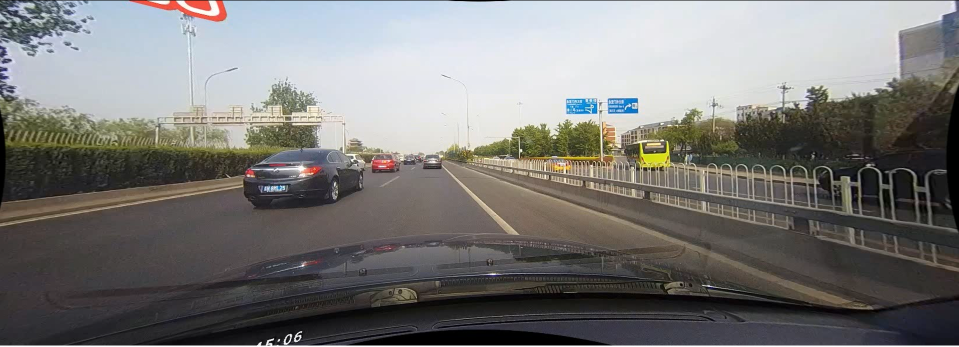
#> input picture topst-nn-server/scripts/test.png, 1917 x 693 px, given in place of output.mp4, which was not available (shown at 1/2 size)
$ python bev_tune_viewer.py
#> lines starting #> are read from the running program, lines starting #| are printed output that depends on the picture; after the words box and inside, x2 and y2 are one past the last pixel; in counts of white or black regions, pixels touching at a corner belong together; pictures that were not available may be replaced by others from this repository, and a replacement may not be noted
### topst-nn-server/scripts/bev_lane_bridge.py
#!/usr/bin/env python3
"""
Minimal bridge: 보드 JSON의 차선 점만 호모그래피로 BEV 좌표로 변환해 Qt로 전달한다.
스무딩·다항 피팅·홀드·객체 스냅·트래킹 등 보정 로직은 넣지 않는다.

BEV 좌표 수정: --bev-tweak-json / --bev-post-matrix / --bev-offset-* / --bev-scale-* / --bev-pivot-*
(호모그래피 이후에만 적용).

차선: BEV 로 투영한 뒤 --lane-fit-degree>0 이면 y 방향 다항식(polyfit)으로 곡선 피팅 후
샘플 점으로 재생성(perception_bridge 와 동일 아이디어).
"""

from __future__ import annotations

import argparse
import json
import socket
import sys
import threading
import time
from dataclasses import dataclass
from typing import Any, Dict, List, Optional, Tuple

import cv2
import numpy as np

from bev_lane_modules.geometry import load_matrix3_json as module_load_matrix3_json
from bev_lane_modules.geometry import merge_bev_correction as module_merge_bev_correction
from bev_lane_modules.payload import build_bev_payload as module_build_bev_payload
from bev_lane_modules.state import BevLaneState as ModuleBevLaneState


# [30 lines left out: functions smooth_lane_points, smooth_lane_set, not called in this run]


class BevLaneState:
    def __init__(self):
        self.lock = threading.Lock()
        self.smoothed_lanes: List[List[Dict[str, int]]] = [[], [], [], []]
        self.object_tracks: List[Dict[str, Any]] = []
        self.next_track_id = 1
        self.smoothed_steering_deg = 0.0

    # [161 lines left out: functions smooth, smooth_steering, update_object_tracks, fit_lane_curve, fit_lane_set, not called in this run]


@dataclass
class BevCorrection:
    """호모그래피로 얻은 BEV 좌표에만 적용 (순서: projective post → 피벗 스케일 → 오프셋)."""

    post_matrix: Optional[np.ndarray]
    offset_x: float
    offset_y: float
    scale_x: float
    scale_y: float
    pivot_x: float
    pivot_y: float

    # [199 lines left out: functions apply_xy, merge_bev_correction, load_matrix3_json, parse_args, not called in this run]


class QtBroadcastServer:
    # [76 lines left out: functions __init__, start, _accept_loop, broadcast, stop, connect and 1 more, not called in this run]


def load_homography(path: str) -> np.ndarray:
    return module_load_matrix3_json(path)


# [491 lines left out: functions scale_points, transform_points, transform_object_foot, build_centerline, choose_lookahead_point, compute_pure_pursuit_steering and 5 more, not called in this run]


# [2 lines that do not run on import are left out]

### topst-nn-server/scripts/bev_tune_viewer.py
#!/usr/bin/env python3
"""
OpenCV로 영상 + BEV를 나란히 띄우고, 마우스로 원근 4점을 움직이며(호모그래피),
트랙바로 BEV 보정(offset/scale/pivot)을 실시간 확인한다.

옵션: --board-host 로 NPU에 RGB 영상 TCP 전송(--video-port, --send-width/height),
보드 JSON(--result-host 미지정 시 board-host 와 동일) 또는 --json-log 로
차선·객체 추론을 원본/BEV에 그린다.

--qt-port > 0 이면 bev_lane_bridge 와 동일 형식의 JSON 을 TCP 로 브로드캐스트해
D3-G fabless(Qt) 가 localhost:포트 로 접속해 동일 화면을 볼 수 있다.
"""

from __future__ import annotations

import argparse
import json
import socket
import sys
import threading
import time
from pathlib import Path
from typing import Any, Dict, List, Optional, Tuple

import cv2
import numpy as np

SCRIPT_DIR = Path(__file__).resolve().parent
if str(SCRIPT_DIR) not in sys.path:
    sys.path.insert(0, str(SCRIPT_DIR))

from bev_lane_bridge import (  # noqa: E402
    BevLaneState,
    BevCorrection,
    QtBroadcastServer,
    build_bev_payload,
    load_matrix3_json,
)

LANE_COLORS = (
    (80, 180, 255),
    (80, 255, 180),
    (200, 120, 255),
    (255, 200, 100),
)


def affine_scale_pivot_3x3(
    sx: float,
    sy: float,
    px: float,
    py: float,
    ox: float,
    oy: float,
) -> np.ndarray:
    tx = px * (1.0 - sx) + ox
    ty = py * (1.0 - sy) + oy
    return np.array([[sx, 0.0, tx], [0.0, sy, ty], [0.0, 0.0, 1.0]], dtype=np.float64)


def apply_correction_to_bev_image(
    bev_bgr: np.ndarray,
    corr: BevCorrection,
) -> np.ndarray:
    """bev_lane_bridge.BeavCorrection 과 동일한 순서로 BEV 래스터에 적용."""
    h, w = bev_bgr.shape[:2]
    out = bev_bgr
    if corr.post_matrix is not None:
        out = cv2.warpPerspective(out, corr.post_matrix, (w, h), flags=cv2.INTER_LINEAR)
    a = affine_scale_pivot_3x3(
        corr.scale_x,
        corr.scale_y,
        corr.pivot_x,
        corr.pivot_y,
        corr.offset_x,
        corr.offset_y,
    )
    out = cv2.warpPerspective(out, a, (w, h), flags=cv2.INTER_LINEAR)
    return out


def bev_corners(bev_w: int, bev_h: int) -> np.ndarray:
    return np.array(
        [
            [0.0, 0.0],
            [float(bev_w - 1), 0.0],
            [float(bev_w - 1), float(bev_h - 1)],
            [0.0, float(bev_h - 1)],
        ],
        dtype=np.float32,
    )


# [5 lines left out: function src_points_from_homography, not called in this run]


def parse_args() -> argparse.Namespace:
    p = argparse.ArgumentParser(description="Interactive BEV tune: drag 4 points + trackbars.")
    p.add_argument("--video", default="output.mp4", help="Video file")
    p.add_argument("--camera", type=int, default=None, help="If set, use this camera index instead of --video")
    p.add_argument("--homography", default=None, help="Initial 3x3 JSON (optional; default trapezoid if omitted)")
    p.add_argument("--bev-width", type=int, default=800)
    p.add_argument("--bev-height", type=int, default=480)
    p.add_argument("--bev-tweak-json", default=None, help="Load initial offset/scale/pivot")
    p.add_argument("--bev-post-matrix", default=None, help="Optional 3x3 post matrix JSON")
    p.add_argument("--save-homography", default="homography_tuned.json", help="Output path for H (s key)")
    p.add_argument("--save-tweak", default="bev_tweak_tuned.json", help="Output path for tweak (s key)")
    p.add_argument(
        "--save-post-matrix",
        default="bev_post_matrix_tuned.json",
        help="If --bev-post-matrix was used, also write current post matrix here on save",
    )
    p.add_argument(
        "--board-host",
        default=None,
        help="NPU IP: send each frame as RGB888 TCP to --video-port (same protocol as bev_lane_bridge)",
    )
    p.add_argument("--video-port", type=int, default=9999, help="TCP port for raw RGB stream to board")
    p.add_argument(
        "--send-width",
        type=int,
        default=None,
        help="Resize width for NPU stream (default: --infer-width or video width)",
    )
    p.add_argument("--send-height", type=int, default=None, help="Resize height for NPU stream")
    p.add_argument(
        "--result-host",
        default=None,
        help="JSON 추론 수신 IP (미입력이고 --board-host 만 있으면 동일 호스트 사용)",
    )
    p.add_argument("--result-port", type=int, default=9998, help="TCP port for JSON lines")
    p.add_argument(
        "--json-log",
        default=None,
        help="Offline: newline-delimited JSON (one frame per line), synced with video frames",
    )
    p.add_argument(
        "--infer-width",
        type=int,
        default=1280,
        help="Resolution sent to board / used in transform (default: 1280)",
    )
    p.add_argument("--infer-height", type=int, default=720, help="Default: 720")
    p.add_argument(
        "--sync-frame-index",
        action="store_true",
        help="Use payload whose frame_index matches viewer frame counter (TCP buffer)",
    )
    p.add_argument(
        "--qt-host",
        default="0.0.0.0",
        help="Bind address for Qt telemetry clients (D3-G fabless)",
    )
    p.add_argument(
        "--qt-port",
        type=int,
        default=0,
        help="If >0, TCP server: newline JSON for Qt (same schema as bev_lane_bridge). Example: 10000",
    )
    p.add_argument("--qt-max-objects", type=int, default=32, help="Max objects in Qt payload")
    p.add_argument(
        "--lane-fit-degree",
        type=int,
        default=2,
        help="BEV lane polynomial fit for preview/Qt: 0=off, 1=line, 2=quadratic",
    )
    p.add_argument("--lane-fit-samples", type=int, default=24, help="Points sampled along fitted curve per lane")
    p.add_argument("--lane-fit-min-points", type=int, default=4, help="Minimum raw BEV points required before fitting")
    p.add_argument("--lane-top-ratio", type=float, default=0.12, help="Normalized top Y on BEV canvas for fit range")
    p.add_argument("--lane-bottom-ratio", type=float, default=0.97, help="Normalized bottom Y on BEV canvas for fit range")
    p.add_argument("--lane-smoothing", type=float, default=0.7, help="EMA factor for BEV lane stabilization (0-1)")
    return p.parse_args()


class TuneUI:
    TB_OX = "ox+200"
    TB_OY = "oy+200"
    TB_SX = "sx*100"
    TB_SY = "sy*100"
    TB_PX = "pivot_x"
    TB_PY = "pivot_y"

    def __init__(
        self,
        bev_w: int,
        bev_h: int,
        initial_src: np.ndarray,
        tweak_path: Optional[str],
        post_path: Optional[str],
    ):
        self.bev_w = bev_w
        self.bev_h = bev_h
        self.src_pts = initial_src.copy()
        self.dst_pts = bev_corners(bev_w, bev_h)
        self.drag_idx: int = -1
        self.drag_radius = 18

        d = {
            "offset_x": 0.0,
            "offset_y": 0.0,
            "scale_x": 1.0,
            "scale_y": 1.0,
            "pivot_x": bev_w / 2.0,
            "pivot_y": bev_h / 2.0,
        }
        if tweak_path:
            t = json.loads(open(tweak_path, "r", encoding="utf-8").read())
            for k in d:
                if k in t:
                    d[k] = float(t[k])

        self.post: Optional[np.ndarray] = load_matrix3_json(post_path) if post_path else None

        self._ox = int(round(d["offset_x"] + 200))
        self._oy = int(round(d["offset_y"] + 200))
        self._sx = max(25, min(400, int(round(d["scale_x"] * 100))))
        self._sy = max(25, min(400, int(round(d["scale_y"] * 100))))
        self._px = int(round(d["pivot_x"]))
        self._py = int(round(d["pivot_y"]))

    def current_homography(self) -> np.ndarray:
        try:
            return cv2.getPerspectiveTransform(self.src_pts, self.dst_pts)
        except cv2.error:
            return np.eye(3, dtype=np.float32)

    def current_correction(self) -> BevCorrection:
        ox = float(self._ox - 200)
        oy = float(self._oy - 200)
        sx = self._sx / 100.0
        sy = self._sy / 100.0
        px = float(self._px)
        py = float(self._py)
        return BevCorrection(self.post, ox, oy, sx, sy, px, py)

    def on_trackbar(self, _val: int) -> None:
        pass

    def setup_trackbars(self, win: str) -> None:
        cv2.createTrackbar(self.TB_OX, win, self._ox, 400, self._on_ox)
        cv2.createTrackbar(self.TB_OY, win, self._oy, 400, self._on_oy)
        cv2.createTrackbar(self.TB_SX, win, self._sx, 400, self._on_sx)
        cv2.createTrackbar(self.TB_SY, win, self._sy, 400, self._on_sy)
        cv2.createTrackbar(self.TB_PX, win, self._px, max(1, self.bev_w - 1), self._on_px)
        cv2.createTrackbar(self.TB_PY, win, self._py, max(1, self.bev_h - 1), self._on_py)

    def _on_ox(self, v: int) -> None:
        self._ox = v

    def _on_oy(self, v: int) -> None:
        self._oy = v

    def _on_sx(self, v: int) -> None:
        self._sx = max(25, v)

    def _on_sy(self, v: int) -> None:
        self._sy = max(25, v)

    def _on_px(self, v: int) -> None:
        self._px = v

    def _on_py(self, v: int) -> None:
        self._py = v

    # [11 lines left out: function nearest_point, not called in this run]


class InferenceBuffer:
    """TCP로 들어오는 추론 JSON 최신값 + (옵션) frame_index 버퍼."""

    # [25 lines left out: functions __init__, push, get_for_frame, not called in this run]


class NpuVideoSender:
    """NPU topst-nn 스타일: 프레임을 RGB888 고정 바이트로 TCP 전송."""

    # [36 lines left out: functions __init__, _close, _connect, send_bgr, not called in this run]

    def close(self) -> None:
        self._close()


# [29 lines left out: function tcp_json_receiver, not called in this run]


class JsonLogReader:
    # [11 lines left out: functions __init__, next_payload, not called in this run]

    def rewind(self) -> None:
        self._idx = 0


# [70 lines left out: functions draw_inference_on_image, draw_qt_payload_on_bev, not called in this run]


def draw_ui_overlay(
    img: np.ndarray,
    paused: bool,
    has_inference: bool,
    send_video: bool,
    qt_broadcast: bool,
) -> None:
    h, w = img.shape[:2]
    lines = [
        "Drag: move 4 src points (homography)",
        "SPACE: pause/resume  r: reset H from file  s: save JSON",
    ]
    if has_inference:
        lines.append("Inference: lanes + objects (TCP or --json-log)")
    if send_video:
        lines.append("NPU: RGB stream (--board-host)")
    if qt_broadcast:
        lines.append("Qt: TCP JSON (--qt-port)")
    lines.append("q/ESC: quit")
    if paused:
        lines.insert(1, "[PAUSED]")
    y = 22
    for line in lines:
        cv2.putText(img, line, (12, y), cv2.FONT_HERSHEY_SIMPLEX, 0.55, (0, 255, 0), 2, cv2.LINE_AA)
        y += 26
    cv2.rectangle(img, (4, 4), (w - 4, h - 4), (80, 80, 80), 1)


def main() -> int:
    args = parse_args()
    bev_w, bev_h = args.bev_width, args.bev_height

    if args.camera is not None:
        cap = cv2.VideoCapture(args.camera)
        src_label = f"camera {args.camera}"
    else:
        cap = cv2.VideoCapture(args.video)
        src_label = args.video

    if not cap.isOpened():
        print(f"cannot open: {src_label}", file=sys.stderr)
        return 1

    ok, frame0 = cap.read()
#> frame0 is the input picture: shape (693, 1917, 3); mean B, G, R 118.6, 120.7, 121.8
    if not ok:
        print("cannot read first frame", file=sys.stderr)
        return 1
    fh, fw = frame0.shape[:2]
    cap.set(cv2.CAP_PROP_POS_FRAMES, 0)

    if args.homography:
        H0 = load_matrix3_json(args.homography)
        initial_src = src_points_from_homography(H0, bev_w, bev_h)
    else:
        margin_x = int(fw * 0.1)
        margin_y = int(fh * 0.15)
        initial_src = np.array(
            [
                [margin_x, fh - margin_y],
                [fw - margin_x, fh - margin_y],
                [fw - margin_x * 2, margin_y * 2],
                [margin_x * 2, margin_y * 2],
            ],
            dtype=np.float32,
        )

    default_src_pts = initial_src.copy()
    ui = TuneUI(bev_w, bev_h, initial_src, args.bev_tweak_json, args.bev_post_matrix)
    H_saved_file = load_matrix3_json(args.homography) if args.homography else None

    win = "BEV tune (src | BEV)"
    cv2.namedWindow(win, cv2.WINDOW_NORMAL)
    ui.setup_trackbars(win)

    state = {"paused": False, "frame": frame0}

    # [12 lines left out: function on_mouse, not called in this run]

    cv2.setMouseCallback(win, on_mouse)

    infer_w = args.infer_width
    infer_h = args.infer_height
    send_w = args.send_width if args.send_width is not None else infer_w
    send_h = args.send_height if args.send_height is not None else infer_h

    inference_host = args.result_host if args.result_host is not None else args.board_host

    inf_buffer: Optional[InferenceBuffer] = None
    json_log: Optional[JsonLogReader] = None
    stop_inf = threading.Event()
    npu_video: Optional[NpuVideoSender] = None
    lane_state = BevLaneState()

    if args.board_host:
        npu_video = NpuVideoSender(args.board_host, args.video_port, send_w, send_h)

    if inference_host and not args.json_log:
        inf_buffer = InferenceBuffer(sync_by_index=args.sync_frame_index)
        inf_thread = threading.Thread(
            target=tcp_json_receiver,
            args=(inference_host, args.result_port, inf_buffer, stop_inf),
            daemon=True,
        )
        inf_thread.start()
        print(f"[bev_tune] inference JSON TCP {inference_host}:{args.result_port}")
    elif args.json_log:
        json_log = JsonLogReader(args.json_log)
        print(f"[bev_tune] inference log {args.json_log} ({len(json_log._lines)} lines)")

    has_inference = inf_buffer is not None or json_log is not None
    send_video = npu_video is not None

    qt_server: Optional[QtBroadcastServer] = None
    if args.qt_port > 0:
        qt_server = QtBroadcastServer(args.qt_host, args.qt_port)
        qt_server.start()
        print(
            f"[bev_tune] Qt TCP {args.qt_host}:{args.qt_port} "
            f"(D3-G: same JSON as bev_lane_bridge; set config server_ip to this PC)"
        )
    qt_broadcast = qt_server is not None

    print(f"[bev_tune] {src_label}  {fw}x{fh}  BEV {bev_w}x{bev_h}  infer_scale {infer_w}x{infer_h}")
#| [bev_tune] output.mp4  1917x693  BEV 800x480  infer_scale 1280x720
    if send_video:
        print(f"[bev_tune] NPU video stream {send_w}x{send_h} -> {args.board_host}:{args.video_port}")
    print("[bev_tune] s: save homography + tweak JSON   q: quit")

    frame_idx = -1
    last_json_payload: Optional[Dict[str, Any]] = None

    while True:
        if not state["paused"]:
            ok, frame = cap.read()
            if not ok:
                cap.set(cv2.CAP_PROP_POS_FRAMES, 0)
                if json_log is not None:
                    json_log.rewind()
                frame_idx = -1
                ok, frame = cap.read()
                if not ok:
                    break
            state["frame"] = frame
            frame_idx += 1
            if npu_video is not None:
                npu_video.send_bgr(frame)
        frame = state["frame"]

        payload: Optional[Dict[str, Any]] = None
        if inf_buffer is not None:
            payload = inf_buffer.get_for_frame(frame_idx)
        elif json_log is not None:
            if not state["paused"]:
                payload = json_log.next_payload()
                if payload is None:
                    cap.set(cv2.CAP_PROP_POS_FRAMES, 0)
                    json_log.rewind()
                    frame_idx = -1
                    payload = json_log.next_payload()
                last_json_payload = payload
            else:
                payload = last_json_payload

        H = ui.current_homography()
        try:
            bev = cv2.warpPerspective(frame, H, (bev_w, bev_h), flags=cv2.INTER_LINEAR)
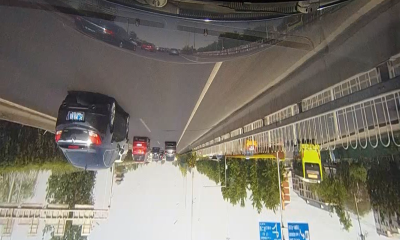
#> bev: shape (480, 800, 3) (shown at 1/2 size); mean B, G, R 106.5, 115.9, 120.8
        except cv2.error:
            bev = np.zeros((bev_h, bev_w, 3), dtype=np.uint8)
        bev = apply_correction_to_bev_image(bev, ui.current_correction())

        left = frame.copy()
        for i, (px, py) in enumerate(ui.src_pts):
            cv2.circle(left, (int(px), int(py)), 8, (0, 255, 255), -1)
            cv2.putText(left, str(i), (int(px) + 10, int(py) - 6), cv2.FONT_HERSHEY_SIMPLEX, 0.7, (0, 255, 255), 2)
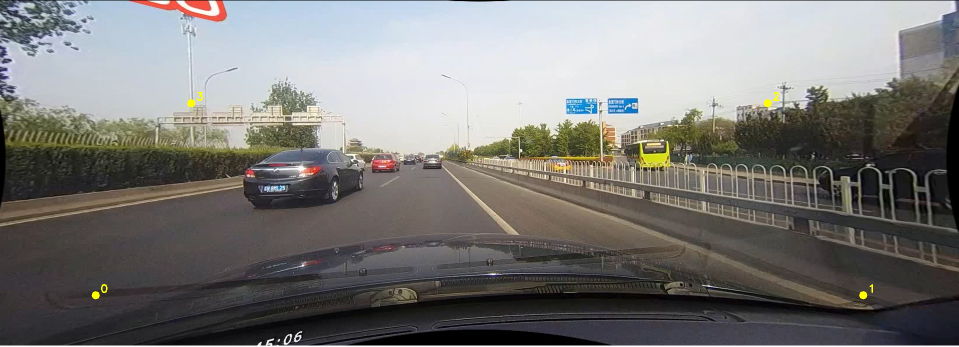
#> left: shape (693, 1917, 3) (shown at 1/2 size); 0.09% of pixels changed, all inside (x1, y1, x2, y2) = (183, 184, 1746, 599)
        pts_i = ui.src_pts.astype(np.int32).reshape(-1, 1, 2)
        cv2.polylines(left, [pts_i], True, (0, 200, 255), 2)
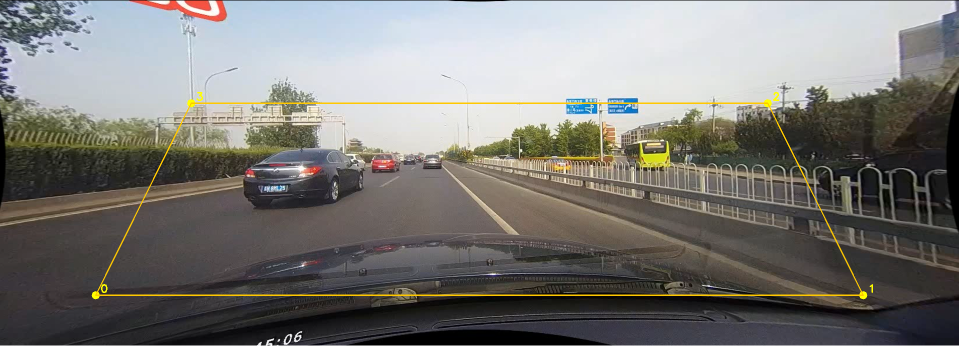
#> left: shape (693, 1917, 3) (shown at 1/2 size); 0.77% of pixels changed, all inside (x1, y1, x2, y2) = (190, 205, 1728, 592)

        if payload:
            draw_inference_on_image(left, payload, fw, fh)
            preview_payload = build_bev_payload(
                payload,
                H,
                bev_w,
                bev_h,
                infer_w,
                infer_h,
                True,
                args.qt_max_objects,
                ui.current_correction(),
                args.lane_fit_degree,
                args.lane_fit_samples,
                args.lane_fit_min_points,
                args.lane_top_ratio,
                args.lane_bottom_ratio,
                lane_state,
                args.lane_smoothing,
            )
            draw_qt_payload_on_bev(bev, preview_payload)

        if qt_server is not None and payload is not None and not state["paused"]:
            qt_payload = build_bev_payload(
                payload,
                H,
                bev_w,
                bev_h,
                infer_w,
                infer_h,
                True,
                args.qt_max_objects,
                ui.current_correction(),
                args.lane_fit_degree,
                args.lane_fit_samples,
                args.lane_fit_min_points,
                args.lane_top_ratio,
                args.lane_bottom_ratio,
                lane_state,
                args.lane_smoothing,
            )
            qt_server.broadcast(qt_payload)

        draw_ui_overlay(left, state["paused"], has_inference, send_video, qt_broadcast)
#> (the rest of the program and of its run is left out)
